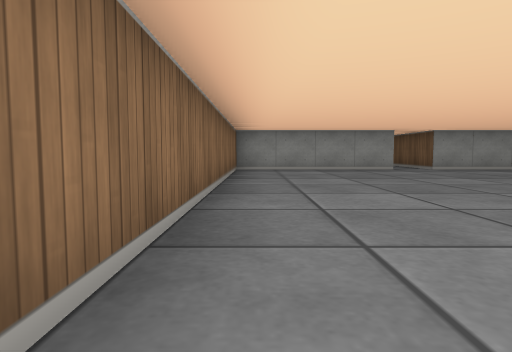
view 1 (above)

16 first-person views from a walk through a cub3D level. The camera is about half as high as the walls, tilts 4° down and sees 75° across. The floor is counted in squares. Each view is taken from the middle of a square. On the plan, view 1 faces up. The plan holds only what a view shows up to about 9 squares ahead; the rest is blank.

view 2
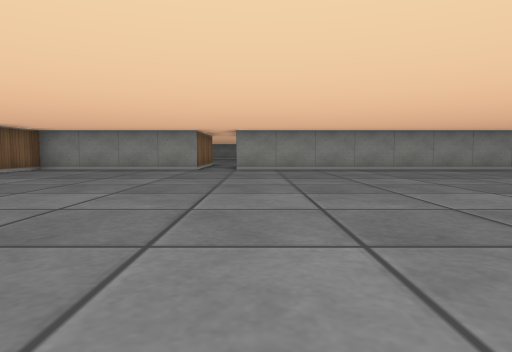

view 3
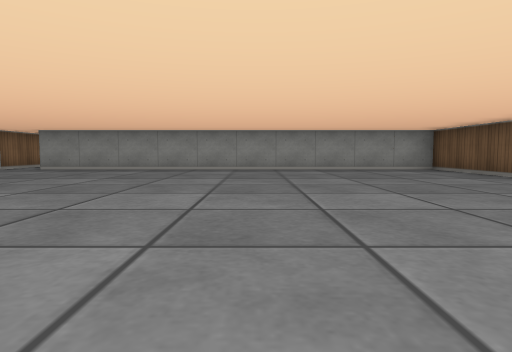

view 4
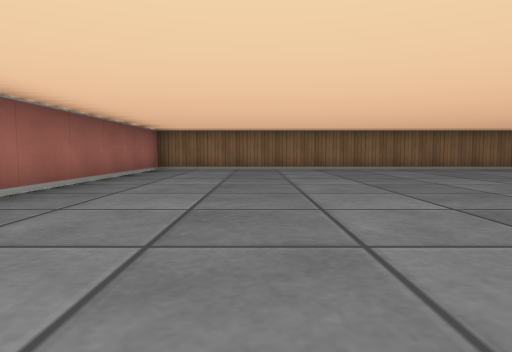

view 5
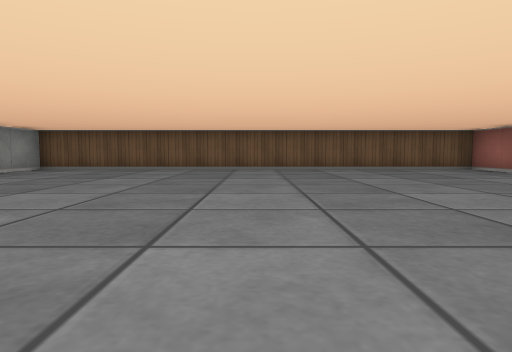

view 6
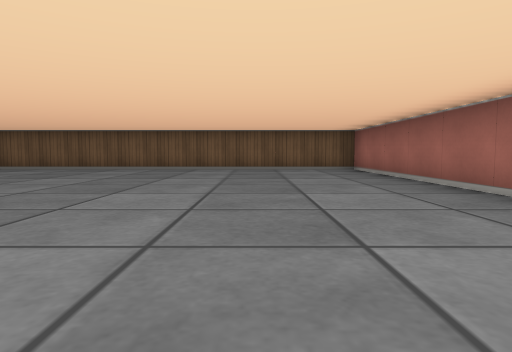

view 7
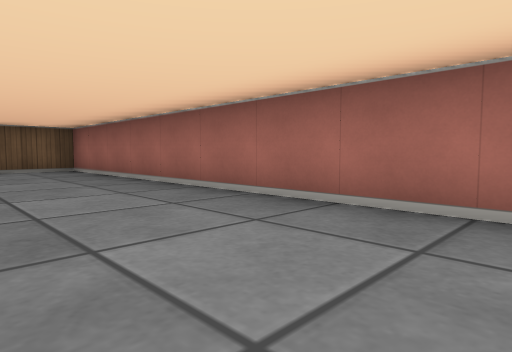

view 8
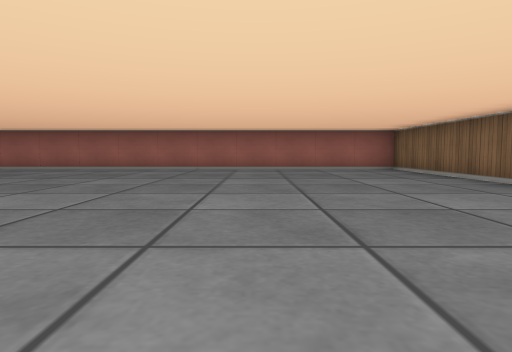

view 9
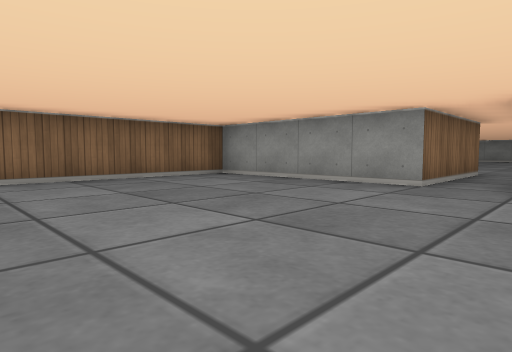

view 10
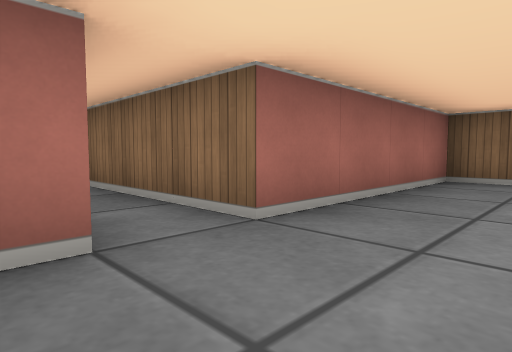

view 11
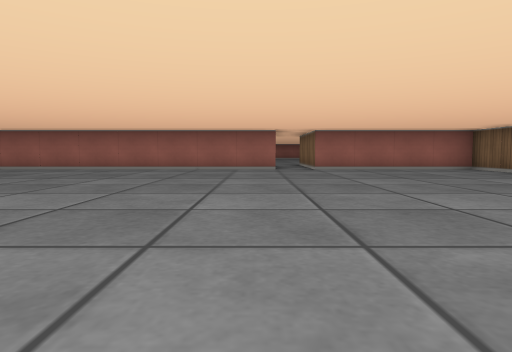

view 12
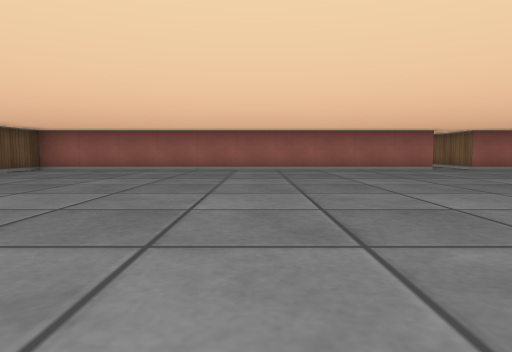

view 13
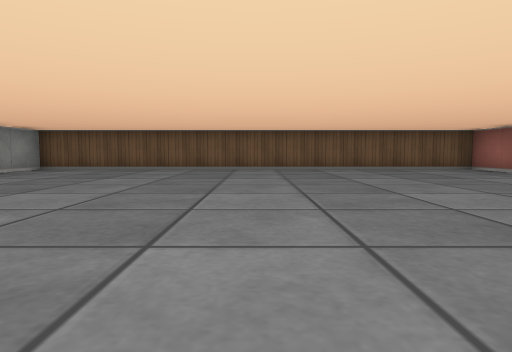

view 14
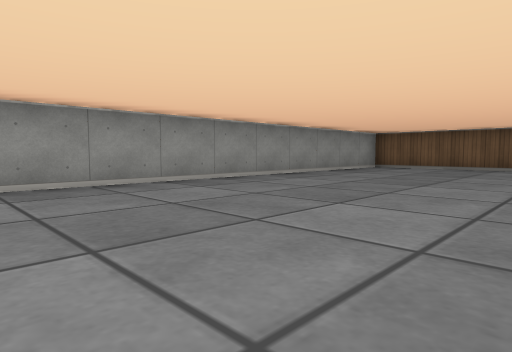

view 15
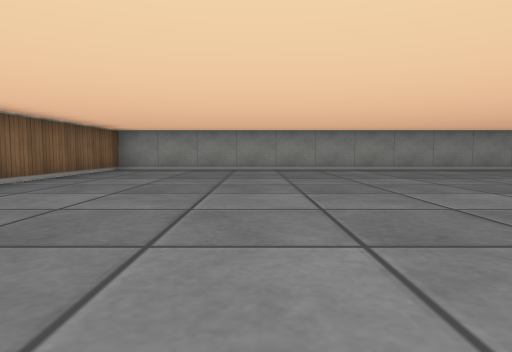

view 16
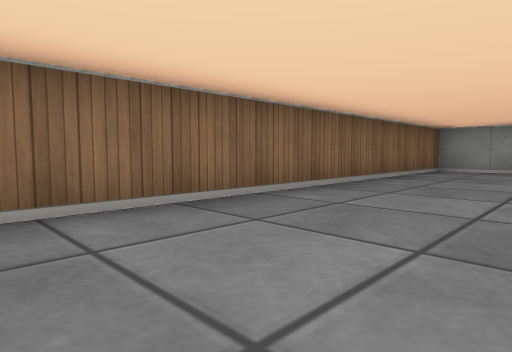

### Floor plan
Ten units are one square. View 1 is at (0, 0); x grows to the right and y downward. Boxes are objects, and circles mark ways between rooms. Rooms are numbered by the first view taken in them; rooms with no view inside come last. Other rooms are left out.
<svg viewBox="-10 -230 160 260">
<path fill="none" stroke="#000" d="M35 -85 -5 -85 -5 25 145 25 145 -85 45 -85M44 -115 145 -115 145 -225 -5 -225 -5 -115 35 -115 35 -85M45 -85 45 -91"/>
<circle cx="40" cy="-90" r="3" fill="#2a7"/>
<text x="70" y="-30">1</text>
<text x="70" y="-170">2</text>
</svg>
Room 1 opens to room 2.

Where each view was taken, in squares from view 1:
view 1: 0 up, 0 right, facing up
view 2: 0 up, 5 right, facing up
view 3: 0 up, 10 right, facing up
view 4: 0 up, 8 right, facing left
view 5: 3 up, 6 right, facing right
view 6: 0 up, 6 right, facing right
view 7: 0 up, 6 right, facing down-right
view 8: 6 up, 3 right, facing down
view 9: 4 up, 5 right, facing up-left
view 10: 13 up, 5 right, facing down-left
view 11: 20 up, 5 right, facing down
view 12: 20 up, 9 right, facing down
view 13: 17 up, 6 right, facing right
view 14: 18 up, 5 right, facing up-right
view 15: 14 up, 3 right, facing up
view 16: 14 up, 2 right, facing up-left
